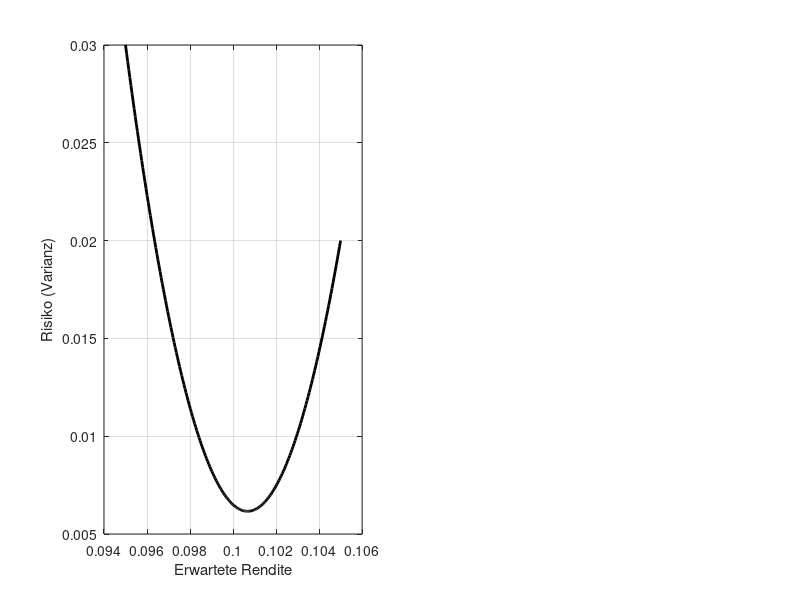

MATLAB code for this plot: (Note: this script raises an error after producing the figure.)
clc; close all;

%% Daten
r = [0.095; 0.105]; % Rendite
Q = [0.030 -0.012; -0.012 0.020]; % Kovarianz

alpha = 0.75; % Skalierungsfaktor der Unsicherheit

V = [ 0.010  -0.005; % Unsicherheitsrichtungen
      0.020   0.015;
     -0.006   0.012;
      0.000  -0.008 ];

M = 0.4;
D = [ 0   0; % -R^2_+ addieren
     -M   0;   
      0   M ]; 

% Rechteckgrenzen weil wir nicht den ganzen -R^2_+ brauchen
x_min = 0.089; x_max = 0.11;
y_min = 0;    y_max = 0.036;

% Startportfolio
x0 = [0;1];
eps = 1e-6; % kleine Toleranz
n = length(x0);

%% Plot 1 Ausgangsportfolio
% Pareto-Front
lambda = linspace(0,1,200); % Diskretisierung
mu = lambda*r(1) + (1-lambda)*r(2); % erwartete Rendite
risk_plot = lambda.^2*Q(1,1) + 2*lambda.*(1-lambda)*Q(1,2) + (1-lambda).^2*Q(2,2); % Varianz

subplot(1,2,1)
plot(mu, risk_plot, 'k', 'LineWidth', 2); % Pareto-Front
hold on;
xlabel('Erwartete Rendite');
ylabel('Risiko (Varianz)');
grid on;

% Ausgangsportfolio plotten
x_star = [0;1];
I = ComputeF(x_star, r, Q, V, D, alpha, x_min, x_max, y_min, y_max);
K = convhull(I(1,:), I(2,:));
fill(I(1,K), I(2,K), 'y', 'FaceAlpha',0.2, 'EdgeColor','y', 'LineWidth',1.5);
mu_star = x_star(1) * r(1) + x_star(2) * r(2); 
risk_star = x_star' * Q * x_star;
point_star = [mu_star; risk_star];
plot(point_star(1), point_star(2), 'yo','MarkerFaceColor','y');

% zugehörige Normalenvektoren
q = quiver(0.1, 0.02, 0, -0.0025, 0);
q.LineWidth = 2;
q.Color = 'k';
q.MaxHeadSize = 5;

q = quiver(0.105, 0.025, 0.0025, 0, 0);
q.LineWidth = 2;
q.Color = 'r';
q.MaxHeadSize = 5;

% Achsen und Labels
xlabel('Erwartete Rendite');
ylabel('Risiko (Varianz)');
set(gca,'YDir','reverse'); % invertierte Risikoachse

xlim([x_min + 0.001, x_max - 0.001]);
ylim([y_min + 0.001, y_max - 0.002]);

%% Plot 2 (Optimierer)

subplot(1,2,2)
plot(mu, risk_plot, 'k', 'LineWidth', 2); % Pareto-Front
hold on;
xlabel('Erwartete Rendite');
ylabel('Risiko (Varianz)');
grid on;

% Ausgangsportfolio
K = convhull(I(1,:), I(2,:));
fill(I(1,K), I(2,K), 'y', 'FaceAlpha',0.2, 'EdgeColor','y', 'LineWidth',1.5);
mu_star = x_star(1) * r(1) + x_star(2) * r(2); 
risk_star = x_star' * Q * x_star;
point_star = [mu_star; risk_star];
plot(point_star(1), point_star(2), 'yo','MarkerFaceColor','y');

% Bestimmung nächstes Fx (eins besser)
N = ComputeOuterNormals(I);
N = unique(N.', 'rows').';
w1 = [-1; 0]; % hier in diesem konkreten Beispiel nicht von Interesse
w2 = [ 0; 1]; % hier in diesem konkreten Beispiel nicht von Interesse
W = [w1 w2];

[w_star, y_star, x_star] = ChooseWorstNormalGeneral(N, W, I, r, Q, V, D, alpha, y_min, y_max, x_min, x_max);
W = [W w_star];
I = ComputeF(x_star, r, Q, V, D, alpha, x_min, x_max, y_min, y_max);
[N, midpoints] = ComputeOuterNormals(I);

% Außennormalen plotten, die uns interessieren
for i = 3:6
    q = quiver(midpoints(1, i), midpoints(2, i), N(1, i)*0.0025, N(2, i)*0.0025, 0, 'b');
    q.LineWidth = 2;
    q.Color = 'k';
    q.MaxHeadSize = 5;
end

% Plot des F(xbar)
K = convhull(I(1,:), I(2,:));
fill(I(1,K), I(2,K), 'b', 'FaceAlpha',0.2, 'EdgeColor','b', 'LineWidth',1.5);
mu_star = x_star(1) * r(1) + x_star(2) * r(2); 
risk_star = x_star' * Q * x_star;
point_star = [mu_star; risk_star];
plot(point_star(1), point_star(2), 'bo','MarkerFaceColor','b');

% Achsen und Labels
xlabel('Erwartete Rendite');
ylabel('Risiko (Varianz)');
set(gca,'YDir','reverse'); % invertierte Risikoachse

xlim([x_min + 0.001, x_max - 0.001]);
ylim([y_min + 0.001, y_max - 0.002]);

%% nochmaliges Durchlaufen zur Bestätigung des Optimierers

N = unique(N.', 'rows').';
[w_star, y_star, x_star] = ChooseWorstNormalGeneral(N, W, I, r, Q, V, D, alpha, y_min, y_max, x_min, x_max);

%% Funktionen

function Fx = ComputeF(x0, r, Q, V, D, alpha, x_min, x_max, y_min, y_max)
   lam = x0(1);
   mu_x0   = lam*r(1) + (1-lam)*r(2);
   risk_x0 = lam^2*Q(1,1) + 2*lam*(1-lam)*Q(1,2) + (1-lam)^2*Q(2,2);
   f_x0 = [mu_x0; risk_x0];
   delta_x0 = alpha * lam * (1-lam);

   Fx_base = f_x0' + delta_x0 * V;
   Fx = [];
   for i = 1:size(Fx_base,1)
       Fx = [Fx; Fx_base(i,:) + D];
   end
   Fx = unique(Fx,'rows');

   Fx(:,1) = min(max(Fx(:,1), x_min), x_max);
   Fx(:,2) = min(max(Fx(:,2), y_min), y_max);
   Fx = [Fx; [x_min,y_max]];
   Fx = Fx';
end

function [N, midpoints] = ComputeOuterNormals(I)
   kHull = convhull(I(1,:), I(2,:));
   kHull = kHull(1:end-1);
   nEdges = length(kHull);
   N = zeros(2, nEdges);
   midpoints = zeros(2, nEdges);
   centroid = mean(I,2);

   for i = 1:nEdges
       p1 = I(:,kHull(i));
       p2 = I(:,kHull(mod(i,nEdges)+1));
    
       e = p2 - p1;
       normal = [0 -1; 1 0] * e;
       normal = normal / norm(normal);
    
       if dot(normal, centroid - p1) > 0
           normal = -normal;
       end
       N(:,i) = normal;
       midpoints(:,i) = (p1+p2)/2;
   end
end

function [w_star, y_star, x_star] = ChooseWorstNormalGeneral(N, W, Fxbar, r, Q, V, D, alpha, y_min, y_max, x_min, x_max)
    best_value = -inf; w_star = []; y_star = []; x_star = [];
    nV = size(V,1);
    nD = size(D,1);
    
    for k = 1:size(N,2)
        w = N(:,k);

        if ~isempty(W)
            if any(vecnorm(W - w, 2, 1) < 1e-8)
                continue;
            end
        end

        fprintf('========================\nEvaluating normal w = [%g, %g]\n', w(1), w(2));
        for i = 1:nV
            for j = 1:nD
                % Funktion zur Maximierung entlang der Normalen
                fun = @(lam) w' * ([lam*r(1) + (1-lam)*r(2);
                                  -(lam^2*Q(1,1) + 2*lam*(1-lam)*Q(1,2) + (1-lam)^2*Q(2,2))] ...
                                  + alpha*lam*(1-lam)*V(i,:)' + D(j,:)');

                % i-Schleife: probiere jede Extremstörung V(i,:)
                % j-Schleife: probiere jede Basisverschiebung D(j,:)
                % fun(lam) = den Punkt entlang der λ-Linie, verschoben durch V(i,:) + D(j,:), projiziert auf die Richtung w
                
                % Finde lam, das maximal entlang w wirkt
                [lam_star, val_neg] = fminbnd(@(l) -fun(l), 0, 1); % positiv w
                val = -val_neg;

                % Berechne Fx-Punkte für diese lam_star
                mu_x = lam_star*r(1) + (1-lam_star)*r(2);
                risk_x = lam_star^2*Q(1,1) + 2*lam_star*(1-lam_star)*Q(1,2) + (1-lam_star)^2*Q(2,2);
                delta_x = alpha*lam_star*(1-lam_star);

                Fx = zeros(2, nV*nD);
                idx = 1;
                for vi = 1:nV
                    for dj = 1:nD
                        Fx_point = [mu_x; -risk_x] + delta_x*V(vi,:)' + D(dj,:)';
                        Fx_point(1) = min(max(Fx_point(1), x_min), x_max);
                        Fx_point(2) = min(max(Fx_point(2), y_min), y_max);
                        Fx(:,idx) = Fx_point;
                        idx = idx + 1;
                    end
                end
  
                % Prüfe, ob Fxbar ⊆ Fx (toolbox-frei, approximativ)
                Fx_min = min(Fx,[],2);
                Fx_max = max(Fx,[],2);
                is_in_hull = all(all(Fxbar >= Fx_min & Fxbar <= Fx_max));

                % Live-Tracking Ausgabe
                fprintf('i=%d, j=%d, lam_star=%.4f, val=%.4f, Fxbar_in_Fx=%d, current_best=%.4f\n', ...
                    i, j, lam_star, val, is_in_hull, best_value);

                % Speichere, falls Fxbar enthalten und Verbesserung besser
                if is_in_hull && val > best_value
                    best_value = val;
                    x_star = [lam_star; 1-lam_star];
                    y_star = Fx(:,1);
                    w_star = w;
                end
            end
        end
    end

    fprintf('========================\nAlgorithm finished.\n');
    if ~isempty(w_star)
        fprintf('Best normal w_star = [%g, %g]\n', w_star(1), w_star(2));
        fprintf('Best y_star = [%g, %g]\n', y_star(1), y_star(2));
        fprintf('Best x_star = [%g, %g]\n', x_star(1), x_star(2));
    else
        fprintf('No further strict improvement possible.');
    end
end